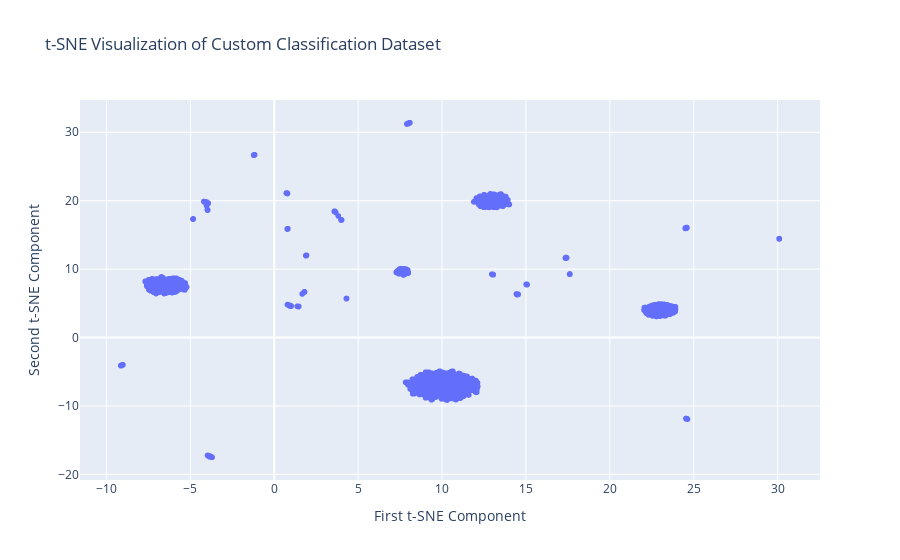

Here is the notebook cell this chart was saved with:
### Code cell
fig = px.scatter(
    tsne_df,
    x='t-SNE 1',
    y='t-SNE 2',
   
    hover_data={
        'subject_Clean_other_mapped': True,

        'Languages_Clean_other_mapped': True,
        'resource_Clean_other_mapped': True,
        'lat':True,
        'lng':True,
        'city_info':True,
        'index': False  # Hide index from tooltip
    },
    title="t-SNE Visualization of Custom Classification Dataset"
)

fig.update_layout(
    xaxis_title="First t-SNE Component",
    yaxis_title="Second t-SNE Component",
    hoverlabel=dict(bgcolor="white", font_size=12)
)

# Show interactive plot
fig.show()

### Figure 1 — Plotly figure (JSON) as saved in the notebook; plotly's stock layout.template omitted (floating-point values rounded to 4 significant figures; data arrays with more than 128 entries replaced by an {"elided": "..."} marker saying what was removed)
{"data": [{"customdata": {"elided": "9991x7 mixed values"}, "hovertemplate": "t-SNE 1=%{x}<br>t-SNE 2=%{y}<br>subject_Clean_other_mapped=%{customdata[0]}<br>Languages_Clean_other_mapped=%{customdata[1]}<br>resource_Clean_other_mapped=%{customdata[2]}<br>lat=%{customdata[3]}<br>lng=%{customdata[4]}<br>city_info=%{customdata[5]}<extra></extra>", "legendgroup": "", "marker": {"color": "#636efa", "symbol": "circle"}, "mode": "markers", "name": "", "showlegend": false, "type": "scattergl", "x": {"elided": "9991 float values"}, "xaxis": "x", "y": {"elided": "9991 float values"}, "yaxis": "y"}], "layout": {"hoverlabel": {"bgcolor": "white", "font": {"size": 12}}, "legend": {"tracegroupgap": 0}, "title": {"text": "t-SNE Visualization of Custom Classification Dataset"}, "xaxis": {"anchor": "y", "domain": [0, 1], "title": {"text": "First t-SNE Component"}}, "yaxis": {"anchor": "x", "domain": [0, 1], "title": {"text": "Second t-SNE Component"}}}}
